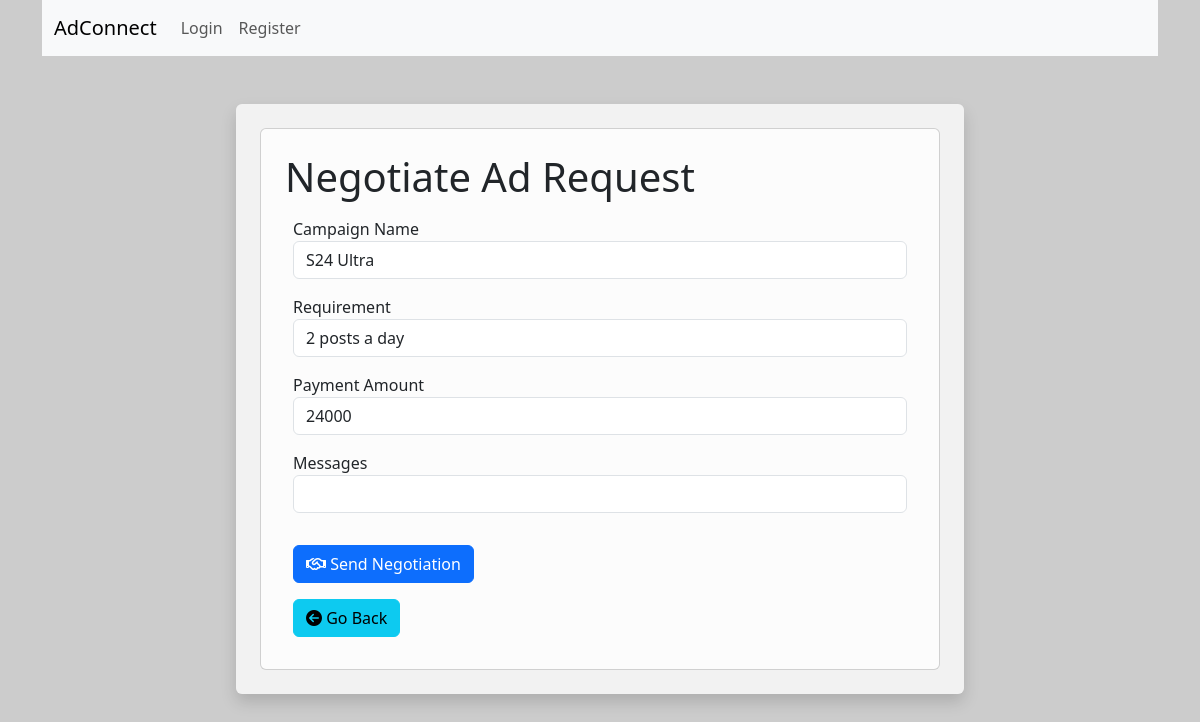
Screenshot of /influencer/1/negotiate_ad_request_influencer/1 with the database file from the repository.
### models.py (models this page shows)
class Campaign(db.Model):
    __tablename__ = 'campaigns'
    id = db.Column(db.Integer, primary_key=True)
    name = db.Column(db.String(256), nullable=False)
    description = db.Column(db.Text)
    start_date = db.Column(db.Date)
    end_date = db.Column(db.Date)
    budget = db.Column(db.Float)
    visibility = db.Column(db.String(64))  # Could be 'public' or 'private'
    goals = db.Column(db.Text)
    payment_amount = db.Column(db.Float, nullable=False)
    requirements = db.Column(db.String, nullable=False)
    sponsor_id = db.Column(db.Integer, db.ForeignKey('sponsors.id'))
    sponsor = db.relationship('Sponsor', back_populates='campaigns')
    ad_requests = db.relationship('AdRequest', back_populates='campaign')

class AdRequest(db.Model):
    __tablename__ = 'ad_requests'
    id = db.Column(db.Integer, primary_key=True)
    campaign_id = db.Column(db.Integer, db.ForeignKey('campaigns.id'))
    influencer_id = db.Column(db.Integer, db.ForeignKey('influencers.id'))
    sponsor_id = db.Column(db.Integer, db.ForeignKey('sponsors.id'))
    messages = db.Column(db.Text)
    requirements = db.Column(db.Text)
    payment_amount = db.Column(db.Integer)
    status = db.Column(db.String(64), nullable=False, default='Pending')  # Could be 'Pending', 'Accepted', 'Rejected'
    sponsor_accepted = db.Column(db.Boolean, default=None)
    influencer_accepted = db.Column(db.Boolean, default=None)
    payment_status = db.Column(db.Boolean, default=False)
    campaign = db.relationship('Campaign', back_populates='ad_requests')
    influencer = db.relationship('Influencer', back_populates='ad_requests')
    sponsor = db.relationship('Sponsor', back_populates='ad_requests')

### routes.py (the view)
@app.route("/influencer/<int:influencer_id>/negotiate_ad_request_influencer/<int:ad_request_id>")
def negotiate_ad_request_influencer(influencer_id,ad_request_id):
    influencer = Influencer.query.get(influencer_id)
    if not influencer:
        flash("Error : Influencer does not exist")
        return redirect(url_for('influencer_home'))
    ad_request = AdRequest.query.get(ad_request_id)
    if not ad_request:
        flash("Error : Ad Request does not exist")
        return redirect(url_for('influencer_home'))
    return render_template("/influencer/negotiate_ad_request.html", influencer=influencer,ad_request=ad_request)

### templates/influencer/negotiate_ad_request.html (shortened to what this page needs)
{% extends 'layout.html' %}
{% block content %}
    <div class="container d-flex justify-content-center align-items-center mt-5">
        <div class="col-md-8 d-inline-block p-4 bg-white bg-opacity-75 rounded shadow">
            <div class="card p-4 bg-white bg-opacity-75">
                <h1 class="card-title">Negotiate Ad Request</h1>
                <form action="{{  url_for('negotiate_ad_request_influencer_post',influencer_id = influencer.id, ad_request_id = ad_request.id)  }}" method="POST">
                    <div class="form-group p-2">
                        <label for="campaign_name" class="card-text">Campaign Name</label>
                        <input type="text" name="campaign_name" class="form-control" value="{{ad_request.campaign.name}}" readonly>
                    </div>
                    <div class="form-group p-2">
                        <label for="requirement" class="card-text">Requirement</label>
                        <input type="text" name="requirement" class="form-control" value="{{ad_request.requirements}}" readonly>
                    </div>
                    <div class="form-group p-2">
                        <label for="payment_amount" class="card-text">Payment Amount</label>
                        <input type="text" name="payment_amount" class="form-control" value="{{ad_request.payment_amount}}" readonly>
                    </div>
                    <div class="form-group p-2">
                        <label for="messages" class="card-text">Messages</label>
                        <input type="text" name="messages" class="form-control" value="{{ad_request.messages}}">
                    </div>
                    <div class="form-group mt-3 p-2">
                        <button type="submit" class="btn btn-primary"><i class="fa-regular fa-handshake"></i> Send Negotiation</button>
                    </div>
                </form>
                <div class="form-group p-2">
                    <a href="{{ url_for('influencer_home') }}" class="btn btn-info"><i class="fa fa-arrow-circle-left"></i> Go Back</a>
                </div>
            </div>
        </div>
    </div>
{% endblock %}

### templates/layout.html (style rules this page uses)
body { background-image: url('https://picsum.photos/1920/1080'); background-size: cover; background-repeat: no-repeat; background-attachment: fixed; }

### rows the page displays
Campaign: campaign_name "S24 Ultra"
AdRequest: requirement "2 posts a day", payment_amount "24000"
